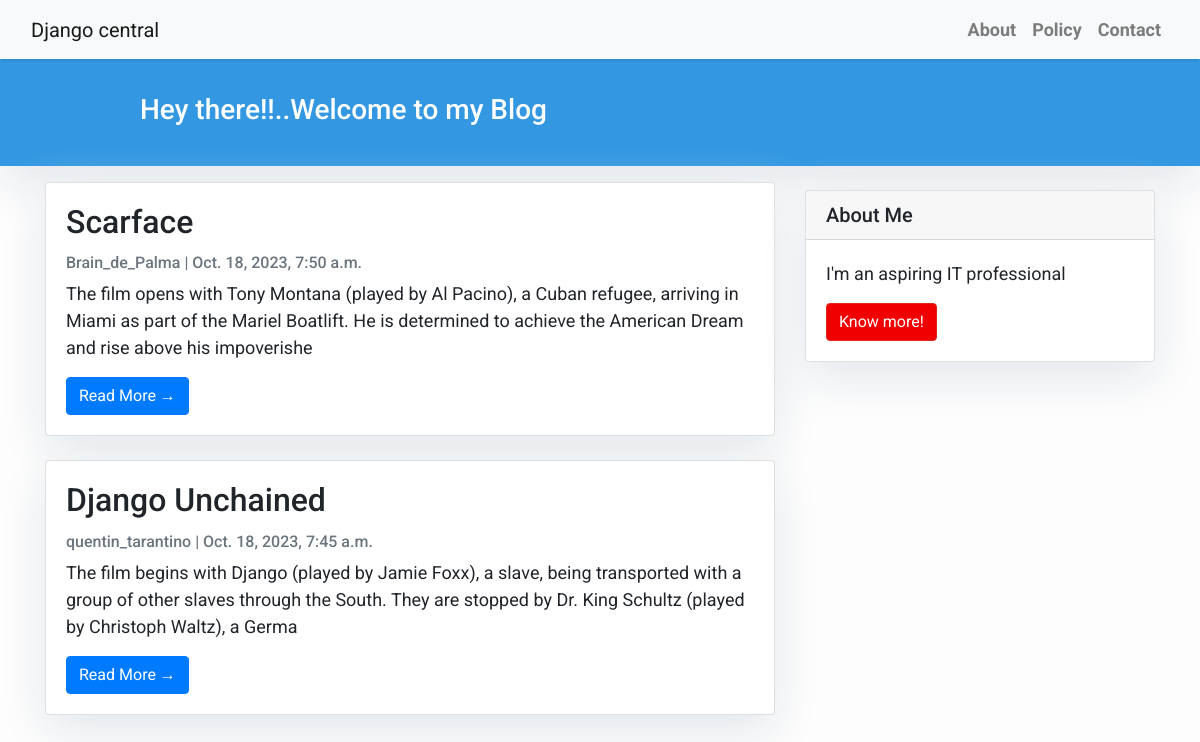
The page / on the database its author committed.
### blog/models.py (models this page shows, shortened)
class Post(models.Model):
    title = models.CharField(max_length=200, unique=True)
    slug = models.SlugField(max_length=200, unique=True)
    author = models.ForeignKey(User, on_delete= models.CASCADE,related_name='blog_posts')
    updated_on = models.DateTimeField(auto_now= True)
    content = models.TextField()
    created_on = models.DateTimeField(auto_now_add=True)
    status = models.IntegerField(choices=STATUS, default=0)
    class Meta:
        ordering = ['-created_on']

### blog/views.py (the view)
# urls.py: path('', views.PostList.as_view(), name='home'),
class PostList(generic.ListView):
    queryset = Post.objects.filter(status=1).order_by('-created_on')
    template_name = 'index.html'

### templates/index.html (shortened to what this page needs)
{% extends "base.html" %}
 {% block content %}
    <header class="masthead" >
            <div class="container">
              <div class="row">
                <div class=" col-md-8 col-md-10 mx-auto">
                  <div class="site-heading">
                    <h3 class=" site-heading my-4 mt-3 text-white"> Hey there!!..Welcome to my Blog </h3>
                </div>
                    </div>
                  </div>
                </div>
              </header>
            <div class="container">
                <div class="row">
              <div class="col-md-8 mt-3 left">
                    {% for post in post_list %}
                <div class="card mb-4" >
                  <div class="card-body">
                    <h2 class="card-title">{{ post.title }}</h2>
                    <p class="card-text text-muted h6">{{ post.author }} | {{ post.created_on}} </p>
                    <p class="card-text">{{post.content|slice:":200" }}</p>
                    <a href="{% url 'post_detail' post.slug  %}" class="btn btn-primary">Read More &rarr;</a>
                  </div>
                </div>
                {% endfor %}
            </div>
                {% block sidebar %}
                {% include 'sidebar.html' %}
                {% endblock sidebar %}
            </div>
        </div>
{%endblock%}

### templates/base.html (shortened to what this page needs)
<!DOCTYPE html>
<html>
  <head>
    <link
      rel="stylesheet"
      href="https://maxcdn.bootstrapcdn.com/bootstrap/4.0.0/css/bootstrap.min.css"
    />
  </head>
  <body>
    <nav class="navbar navbar-expand-lg navbar-light bg-light shadow" id="mainNav">
      <div class="container-fluid">
        <a class="navbar-brand" href="{% url 'home' %}" >Django central</a>
        <div class="collapse navbar-collapse" id="navbarResponsive">
          <ul class="navbar-nav ml-auto">
            <li class="nav-item text-black">
              <a
                class="nav-link text-black font-weight-bold"
                href="#"
                >About</a
              >
            </li>
            <li class="nav-item text-black">
              <a
                class="nav-link text-black font-weight-bold"
                href="#"
                >Policy</a
              >
            </li>
            <li class="nav-item text-black">
              <a
                class="nav-link text-black font-weight-bold"
                href="#"
                >Contact</a
              >
            </li>
          </ul>
        </div>
      </div>
    </nav>
            {% block content %}
            {% endblock content %}
  </body>
</html>

### templates/sidebar.html (shortened to what this page needs)
{% block sidebar %}
<div class="col-md-4 float-right ">
<div class="card my-4">
        <h5 class="card-header">About Me</h5>
    <div class="card-body">
        <p class="card-text"> I'm an aspiring IT professional</p>
        <a href="https://www.linkedin.com/in/naveen-eshwar-373ab621b"
           class="btn btn-danger">Know more!</a>
    </div>
</div>
</div>
{% endblock sidebar %}

### templates/base.html (style rules this page uses)
body { font-family: "Roboto", sans-serif; font-size: 17px; background-color: #fdfdfd; }
.shadow { box-shadow: 0 4px 2px -2px rgba(0,0,0,0.1); }
.btn-danger { color: #fff; background-color: #f00000; border-color: #dc281e; }
.masthead { background:#3398E1; height: auto; padding-bottom: 15px; box-shadow: 0 16px 48px #E3E7EB; padding-top: 10px; }

### templates/index.html (style rules this page uses)
body { font-family: "Roboto", sans-serif; font-size: 18px; background-color: #fdfdfd; }
.card { box-shadow: 0 16px 48px #E3E7EB; }

### templates/sidebar.html (style rules this page uses)
.card { box-shadow: 0 16px 48px #E3E7EB; }

### rows shown on the page
Post: title "Scarface", author "Brain_de_Palma", created_on "Oct. 18, 2023, 7:50 a.m.", content "The film opens with Tony Montana (played by Al Pacino), a Cuban refugee, arriving in Miami as part of the Mariel Boatlift. He is determined to achieve the American Dream and rise above his impoverishe"
Post: title "Django Unchained", author "quentin_tarantino", created_on "Oct. 18, 2023, 7:45 a.m.", content "The film begins with Django (played by Jamie Foxx), a slave, being transported with a group of other slaves through the South. They are stopped by Dr. King Schultz (played by Christoph Waltz), a Germa"
